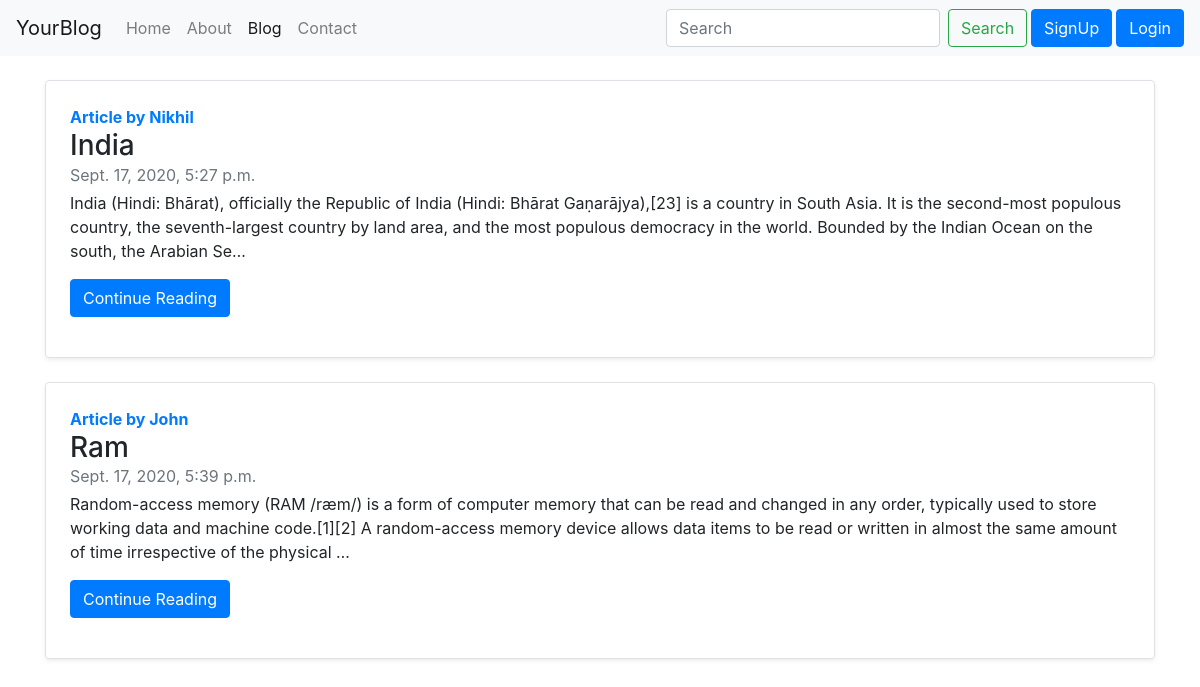
Screenshot of /blog/ with the database file from the repository.
### blog/models.py (models this page shows)
class Post(models.Model):
    sno = models.IntegerField()
    title = models.CharField(max_length=200)
    content = models.TextField()
    author = models.CharField(max_length=100)
    timeStamp = models.DateTimeField(blank=True)
    slug = models.CharField(max_length=200)

### blog/views.py (the view)
# urls.py: path('', views.home, name='home'),
def home(request):
    everypost = Post.objects.all()
    return render(request, 'blog/home.html', {'everypost': everypost})

### templates/blog/home.html
{% extends 'base.html' %}{% block title %}Blog {% endblock title %}aaaaasssssas
{% block blogactive %}active {% endblock blogactive %}{% block body %}
<div class="container my-4">
  {% for post in everypost %}
  <div
    class="row no-gutters border rounded overflow-hidden flex-md-row mb-4 shadow-sm h-md-250 position-relative"
  >
    <div class="col p-4 d-flex flex-column position-static">
      <strong class="text-primary">Article by {{post.author}}</strong>
      <h3 class="mb-0">{{post.title}}</h3>
      <div class="mb-1 text-muted">{{post.timeStamp}}</div>
      <p class="card-text mb-auto">{{post.content | truncatechars:300 }}</p>
      <div class="my-3">
        <a href="/blog/{{post.slug}}" role="button" class="btn btn-primary"
          >Continue Reading</a
        >
      </div>
    </div>
  </div>
  {% endfor %}
</div>
{% endblock body %}

### rows the page displays
Post: author "Nikhil", title "India", timeStamp "Sept. 17, 2020, 5:27 p.m.", content "India (Hindi: Bhārat), officially the Republic of India (Hindi: Bhārat Gaṇarājya),[23] is a country in South Asia. It is the second-most populous country, the seventh-largest country by land area, and the most populous democracy in the world. Bounded by the Indian Ocean on the south, the Arabian Se…"
Post: author "John", title "Ram", timeStamp "Sept. 17, 2020, 5:39 p.m.", content "Random-access memory (RAM /ræm/) is a form of computer memory that can be read and changed in any order, typically used to store working data and machine code.[1][2] A random-access memory device allows data items to be read or written in almost the same amount of time irrespective of the physical …"
